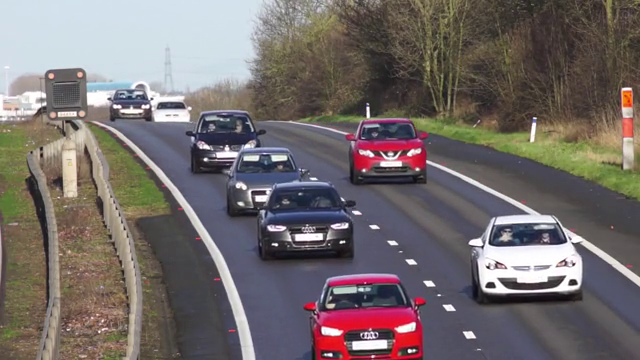
#> input picture frame 30 of video.mp4, 640 x 360 px
$ python background-estimation-video.py
#> lines starting #> are read from the running program, lines starting #| are printed output that depends on the picture; after the words box and inside, x2 and y2 are one past the last pixel; in counts of white or black regions, pixels touching at a corner belong together
import numpy as np
import cv2
from skimage import data, filters
import platform

# Open Video
print(platform.system())
if platform.system()=="Windows":
  print("windows os detected")
  # cap = cv2.VideoCapture("C:\\Users\\lukas\\workspace\\DP-SurfaceDetection\\example_data\\video.mp4")
  cap = cv2.VideoCapture("C:\\Users\\lukas\\workspace\\DP-SurfaceDetection\\recordings\\old\\object_detection_2.mp4")
elif platform.system()=="Linux":
  print("no windows os detected")
  cap = cv2.VideoCapture("/home/zed/workspace/DP-SurfaceDetection/example_data/video.mp4")
else:
  print("error: unsupported plattform")
  exit(0)

frames_count_initial = 2
frame_start_initial = 30

# Randomly select 25 frames
# frameIds = cap.get(cv2.CAP_PROP_FRAME_COUNT) * np.random.uniform(size=frames_count_initial)
frameIds = range(frame_start_initial, frame_start_initial+frames_count_initial)

# Store selected frames in an array
frames = []
print("used frames for median:", len(frameIds))
for fid in frameIds:
    cap.set(cv2.CAP_PROP_POS_FRAMES, fid)
    ret, frame = cap.read()
    frames.append(frame)
#> this loop made 2 passes
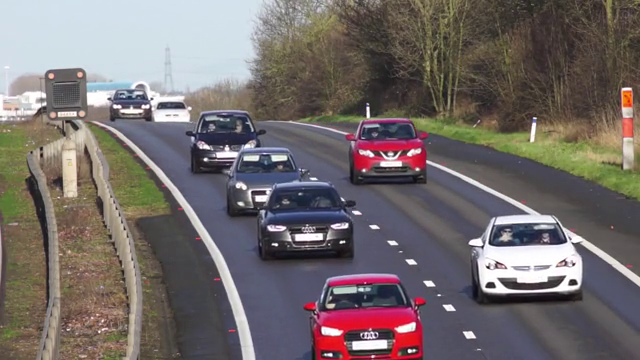
#> input picture frame 30 of video.mp4, 640 x 360 px
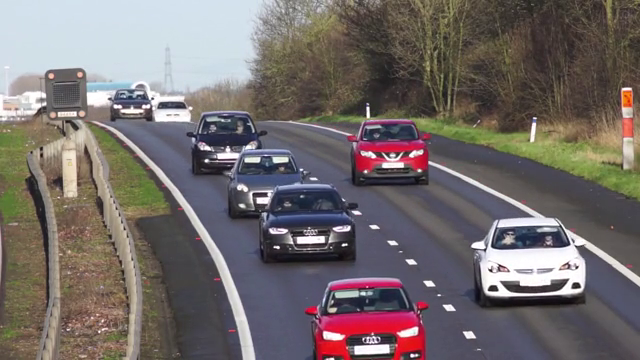
#> input picture frame 31 of video.mp4, 640 x 360 px
#> after the loop, frames = 2 items

# Calculate the median along the time axis
medianFrame = np.median(frames, axis=0).astype(dtype=np.uint8)
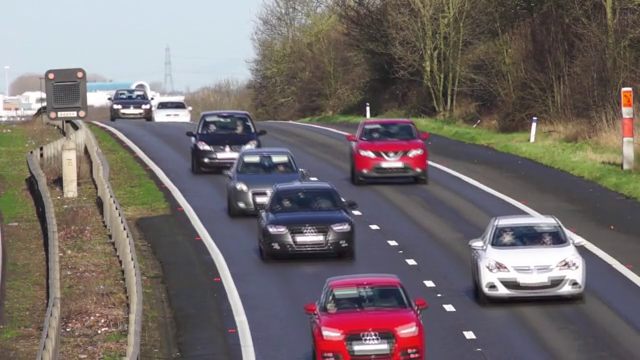
#> medianFrame: shape (360, 640, 3); mean of channels 0, 1, 2 107.4, 108.2, 116; drawn as B, G, R

# Display median frame
cv2.imshow('frame', medianFrame)
cv2.waitKey(0)

# Reset frame number to 0
cap.set(cv2.CAP_PROP_POS_FRAMES, 0)

# Convert background to grayscale
grayMedianFrame = cv2.cvtColor(medianFrame, cv2.COLOR_BGR2GRAY)
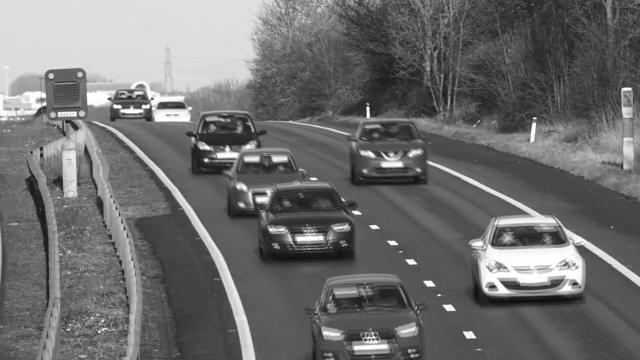
#> grayMedianFrame: shape (360, 640); min 13, max 255, mean 110.4

# Loop over all frames
ret = True
frame_counter = 1
while(True):

  # Read frame
  ret, frame_org = cap.read()
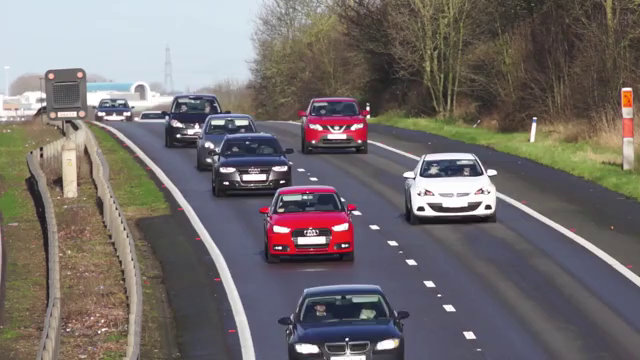
#> input picture frame 0 of video.mp4, 640 x 360 px
#> frame_org is the input picture: shape (360, 640, 3); mean B, G, R 109.1, 109.9, 116.5

  if ret:
    # Convert current frame to grayscale
    frame = cv2.cvtColor(frame_org, cv2.COLOR_BGR2GRAY)
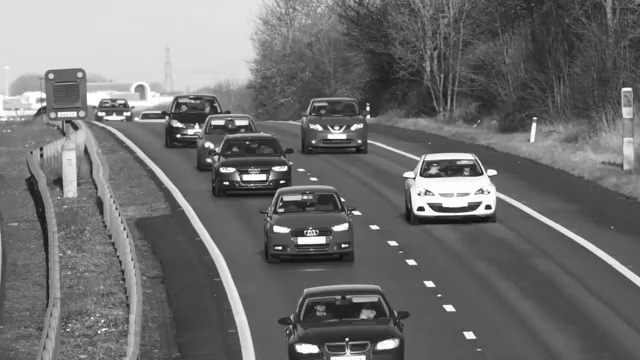
#> frame: shape (360, 640); min 11, max 255, mean 111.8
    # Calculate absolute difference of current frame and
    # the median frame
    dframe = cv2.absdiff(frame, grayMedianFrame)
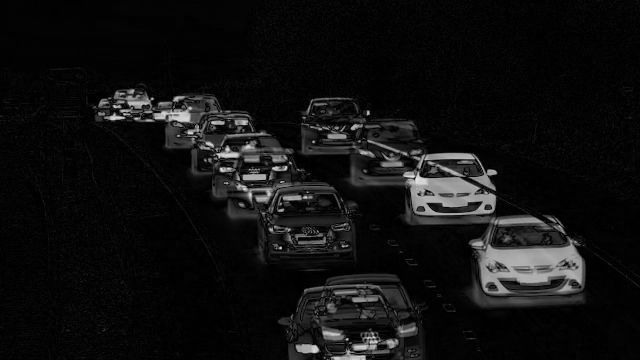
#> dframe: shape (360, 640); min 0, max 230, mean 16.6
    # Treshold to binarize
    th, dframe = cv2.threshold(dframe, 30, 255, cv2.THRESH_BINARY)
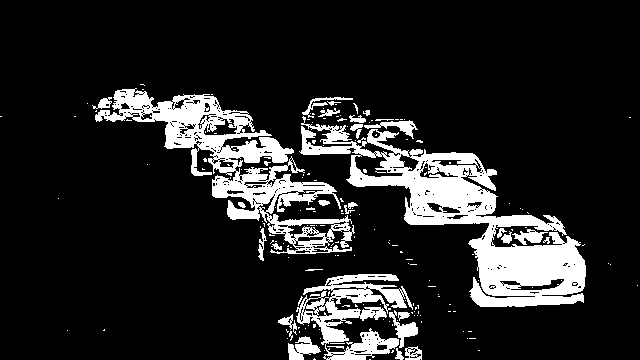
#> dframe: shape (360, 640); 14.5% white; 189 white regions (156 under 20 px), largest, box (x1, y1, x2, y2) and area: (299, 116, 586, 307) 15009, (95, 88, 355, 254) 10641, (296, 274, 413, 360) 4211
    # Display image
    cv2.imshow('frame', dframe)
    cv2.waitKey(20)
  else:
    print('no more frames ... replaying video')
    cap.set(cv2.CAP_PROP_POS_FRAMES, 0)

  if frame_counter % 50 ==0:
    frames.append(frame_org)
    medianFrame = np.median(frames, axis=0).astype(dtype=np.uint8)
    print("added frame to median. new frames size:", len(frames))

  frame_counter+=1

# Release video object
cap.release()

# Destroy all windows
cv2.destroyAllWindows()

$ run again, starting later in the video
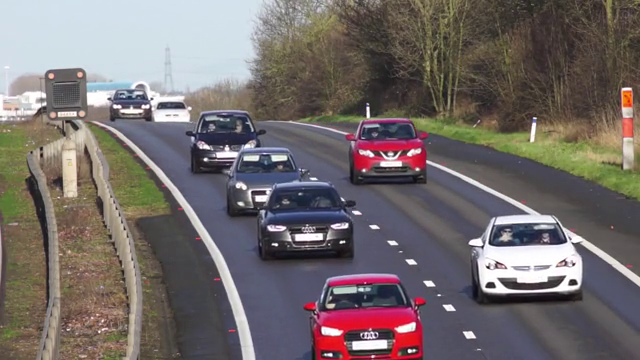
#> input picture frame 30 of video.mp4, 640 x 360 px
#> the loop `for fid in frameIds:` made 2 passes
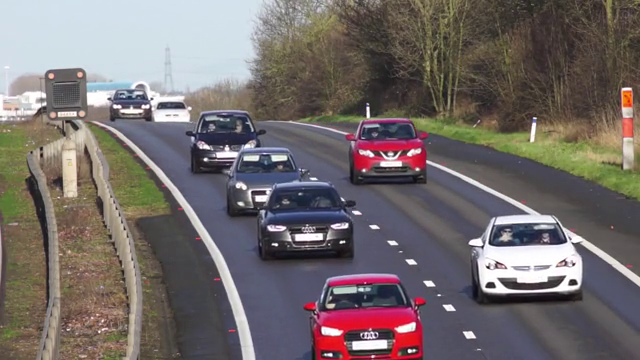
#> input picture frame 30 of video.mp4, 640 x 360 px
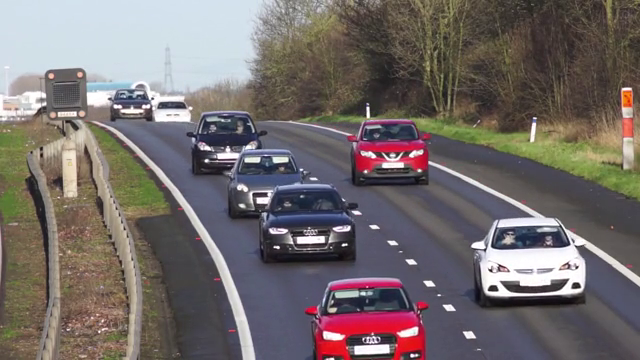
#> input picture frame 31 of video.mp4, 640 x 360 px
#> after the loop `for fid in frameIds:`: frames = 2 items
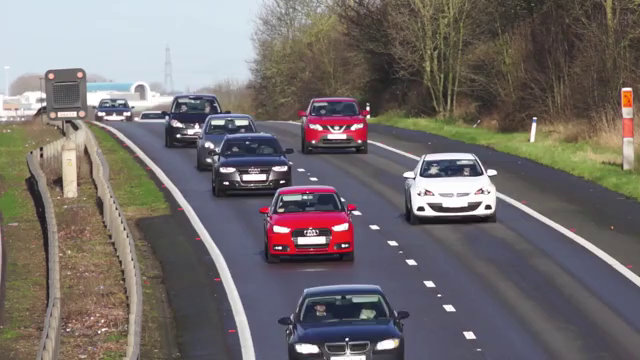
#> input picture frame 0 of video.mp4, 640 x 360 px
#> frame_org is the input picture: shape (360, 640, 3); mean B, G, R 109.1, 109.9, 116.5
